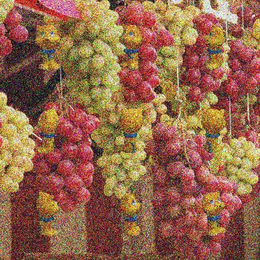
#> input picture HW1/fruits.png, 260 x 260 px, shrunk from 500 x 500 before the run
$ python HW1.py
#> lines starting #> are read from the running program, lines starting #| are printed output that depends on the picture
#> further down, image_original is the input picture: shape (260, 260, 3); mean B, G, R 74.8, 101.8, 148.3
import matplotlib.pyplot as plt
import numpy as np
import math
import cv2
import os

########### Methods for image enhancement ###########
# [56 lines left out: functions calculate_histogram, cumulative_sum, histogram_eq, not called in this run]

def is_pixel_corrupted(pixel):
	"""Function that determines if a pixel is corrupted or not"""
	return pixel == 0 or pixel == 255

# [183 lines left out: functions salt_pepper_denoise, laplacian, check_gamma_values, gamma_correction, not called in this run]


def get_kernel(size, sigma):
	""" Get the filter with the Gaussian formula applied to its original values. """
#> called with size = 7, sigma = 2.65

	# Creating a vector of the desired size and evenly spaced
	kernel = np.linspace(-(size // 2), size // 2, size)

	# Calculate the gaussian for each vector element
	for i in range(size):
		kernel[i] = 1 / (np.sqrt(2 * np.pi) * sigma) * np.e ** (-np.power((kernel[i]) / sigma, 2) / 2)

	# Transform the vector into a matrix, to use in in the convolution process
	kernel = np.outer(kernel.T, kernel.T)

	# Normalizing the kernel
	kernel *= 1.0 / kernel.max()
	return kernel


def gaussian_blur(image, filter_size, color):
	""" Perform Gaussian Blur on an image. """
	kernel = get_kernel(filter_size, math.sqrt(filter_size))
	image_array = np.array(cv2.cvtColor(image, cv2.COLOR_BGR2HSV))
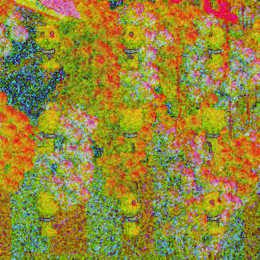
#> image_array: shape (260, 260, 3); mean B, G, R 51.7, 135.2, 149.5
	if color:
		# For color images, perform the process on the value channel of an HSV image
		height, width, _ = image_array.shape
#> height = 260; width = 260
		X_STEP, Y_STEP = kernel.shape

		resulting_array = np.zeros(image_array.shape)
		resulting_array[:,:,0] = image_array[:,:,0]
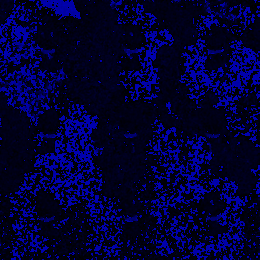
#> resulting_array: shape (260, 260, 3) float64; mean B, G, R 51.7, 0, 0
		resulting_array[:,:,1] = image_array[:,:,1]
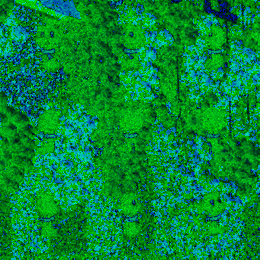
#> resulting_array: shape (260, 260, 3) float64; mean B, G, R 51.7, 135.2, 0
		pad_height = int((X_STEP - 1) / 2)
		pad_width = int((Y_STEP - 1) / 2)

		padded_image = np.zeros((height + (2 * pad_height), width + (2 * pad_width)))
		padded_image[pad_height:padded_image.shape[0] - pad_height, pad_width:padded_image.shape[1] - pad_width] = image_array[:,:,2]
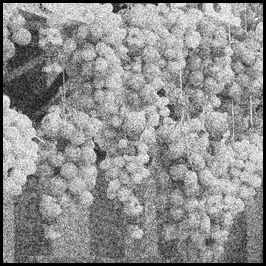
#> padded_image: shape (266, 266) float64; min 0, max 255, mean 142.8

		# Perfom the convolutions
		for Xo in range(height):
			for Yo in range(width):
				Xf = Xo + X_STEP
				Yf = Yo + Y_STEP
				resulting_array[Xo, Yo, 2] = np.sum(kernel * padded_image[Xo:Xf, Yo:Yf])
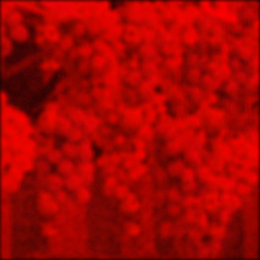
#> resulting_array: shape (260, 260, 3) float64; mean B, G, R 51.7, 135.2, 4336.2; drawn with min black and max white
		resulting_array[:,:,2] = resulting_array[:,:,2] * 255 / np.max(resulting_array[:,:,2])
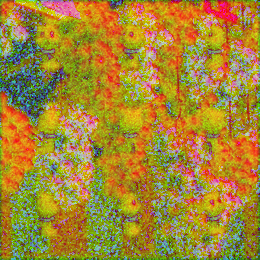
#> resulting_array: shape (260, 260, 3) float64; mean B, G, R 51.7, 135.2, 165.4

		return resulting_array
	else:
		# For B&W images
		if len(image_array.shape) == 3:
			image_array = cv2.cvtColor(image_array, cv2.COLOR_BGR2GRAY)

		height, width = image_array.shape
		X_STEP, Y_STEP = kernel.shape

		resulting_array = np.zeros(image_array.shape)

		pad_height = int((X_STEP - 1) / 2)
		pad_width = int((Y_STEP - 1) / 2)

		padded_image = np.zeros((height + (2 * pad_height), width + (2 * pad_width)))
		padded_image[pad_height:padded_image.shape[0] - pad_height, pad_width:padded_image.shape[1] - pad_width] = image_array

		# Perfom the convolutions
		for Xo in range(height):
			for Yo in range(width):
				Xf = Xo + X_STEP
				Yf = Yo + Y_STEP
				resulting_array[Xo, Yo] = np.sum(kernel * padded_image[Xo:Xf, Yo:Yf])
		return resulting_array


########### Image Enhancement Results ###########
gaussian_blur_color = True
if gaussian_blur_color:

	image_original = cv2.imread(os.path.join(os.path.dirname(__file__), "fruits.png")).astype('uint8')
	# image_gaussian = gaussian_blur(image_original, 5, True)
	image_gaussian2 = gaussian_blur(image_original, 7, True)

	fig = plt.figure(figsize=(15,15))
	rows = 1
	columns = 2

	fig.add_subplot(rows, columns, 1)
	plt.imshow(cv2.cvtColor(image_original, cv2.COLOR_BGR2RGB))
	plt.axis('off')
	plt.title("Original")

	# [4 lines of commented-out code are left out]

	fig.add_subplot(rows, columns, 2)
	plt.imshow(cv2.cvtColor(image_gaussian2.astype('uint8'), cv2.COLOR_HSV2RGB), vmin=0, vmax=255)
	plt.axis('off')
	plt.title("Gasussian 7x7 Smoothing Filter")

	plt.subplots_adjust(wspace=0, hspace=0)
	plt.show()
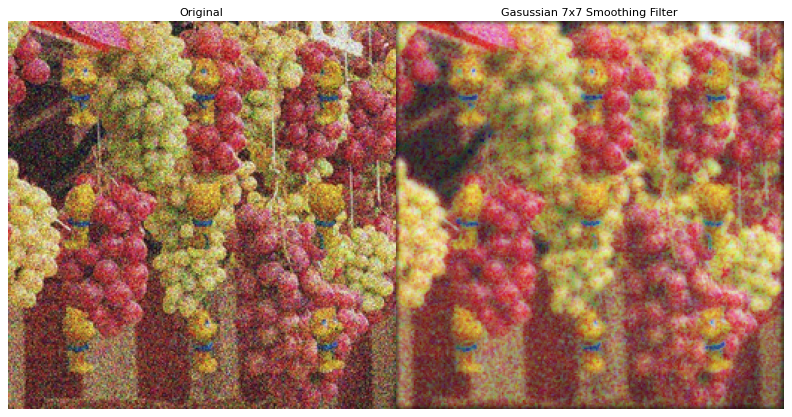
#> figure drawn by matplotlib, 2 panels


laplacian_tests = False
if laplacian_tests:
	image_parrots = cv2.imread(os.path.join(os.path.dirname(__file__), "coins.png"))
	filter4_4neighbors, filter4_4neighbors_mask = laplacian(image_parrots,[0,1,0,1,-4,1,0,1,0], color = False)
	filter8_all, filter8_all_mask = laplacian(image_parrots,[1,1,1,1,-8,1,1,1,1], color = False)
	fig = plt.figure(figsize=(10, 7))
	# setting values to rows and column variables
	rows = 2
	columns = 3

	fig.add_subplot(rows, columns, 1)
	plt.imshow(cv2.cvtColor(image_parrots, cv2.COLOR_BGR2GRAY), cmap='gray', vmin=0, vmax=255)
	plt.axis('off')
	plt.title("Original Image")

	fig.add_subplot(rows, columns, 2)
	plt.imshow(filter4_4neighbors, cmap='gray', vmin=0, vmax=255)
	plt.axis('off')
	plt.title("4-neighbors")


	fig.add_subplot(rows, columns, 3)
	plt.imshow(filter4_4neighbors_mask, cmap='gray', vmin=0, vmax=255)
	plt.axis('off')
	plt.title("4-neighbors mask")

	fig.add_subplot(rows, columns, 4)
	plt.imshow(filter8_all, cmap='gray', vmin=0, vmax=255)
	plt.axis('off')
	plt.title("8-neighbors")


	fig.add_subplot(rows, columns, 5)
	plt.imshow(filter8_all_mask, cmap='gray', vmin=0, vmax=255)
	plt.axis('off')
	plt.title("8-neighbors mask")

	plt.subplots_adjust(wspace=0, hspace=-0.2)
	plt.show()


doSaltPepperColor = False
if doSaltPepperColor:
	image_parrots = cv2.imread(os.path.join(os.path.dirname(__file__), "balloons_noisy.png"))
	image_parrots = cv2.cvtColor(image_parrots, cv2.COLOR_BGR2RGB)
	image_parrots_denoise_color = salt_pepper_denoise(image_parrots, color=True, adaptive=False)

	fig = plt.figure()
	rows = 1
	columns = 2

	fig.add_subplot(rows, columns, 1)
	plt.imshow(image_parrots)
	plt.axis('off')
	plt.title("Original")

	fig.add_subplot(rows, columns, 2)
	plt.imshow(image_parrots_denoise_color)
	plt.axis('off')
	plt.title("Denoised image")

	plt.show()


doSaltPepper = False
if doSaltPepper:

	image_1 = cv2.imread(os.path.join(os.path.dirname(__file__), "tigernoise.png"))
	image_1_denoise = salt_pepper_denoise(image_1, color=False, adaptive=False)
	image_1_denoise_adapt = salt_pepper_denoise(image_1, color=False, adaptive=True)
	image_1_denoise_adapt_laplace, mask = laplacian(cv2.cvtColor(image_1_denoise_adapt, cv2.COLOR_GRAY2BGR),[0,1,0,1,-4,1,0,1,0], color = False)

	fig = plt.figure()
	rows = 2
	columns = 2

	fig.add_subplot(rows, columns, 1)
	plt.imshow(image_1, cmap = 'gray', vmin=0, vmax=255)
	plt.axis('off')
	plt.title("Original")

	fig.add_subplot(rows, columns, 2)
	plt.imshow(image_1_denoise, cmap = 'gray', vmin=0, vmax=255)
	plt.axis('off')
	plt.title("Median 3x3 filter")

	fig.add_subplot(rows, columns, 3)
	plt.imshow(image_1_denoise_adapt, cmap = 'gray', vmin=0, vmax=255)
	plt.axis('off')
	plt.title("Adaptive median 3x3 filter")

	fig.add_subplot(rows, columns, 4)
	plt.imshow(image_1_denoise_adapt_laplace, cmap = 'gray', vmin=0, vmax=255)
	plt.axis('off')
	plt.title("Adaptive median 3x3 filter W/Laplace")

	plt.show()

gamma_correction_tests = False
if gamma_correction_tests:
	image = cv2.imread(os.path.join(os.path.dirname(__file__), "cara.png"))
	image_gamma_corrected = gamma_correction(cv2.cvtColor(image, cv2.COLOR_BGR2HSV), gamma=0.5, channel=2)
	# image_gamma_corrected_eq = histogram_eq(cv2.cvtColor(image_gamma_corrected.astype('uint8'), cv2.COLOR_RGB2HSV))[0]


	fig = plt.figure()
	rows = 1
	columns = 2

	fig.add_subplot(rows, columns, 1)
	plt.imshow(cv2.cvtColor(image, cv2.COLOR_BGR2RGB))
	plt.axis('off')
	plt.title("Original image")

	fig.add_subplot(rows, columns, 2)
	plt.imshow(cv2.cvtColor(image_gamma_corrected, cv2.COLOR_HSV2RGB))
	plt.axis('off')
	plt.title("γ=0.5 on the intensity channel")

	plt.show()


histogram_eq_tests = False
if histogram_eq_tests:
	image_1 = cv2.imread(os.path.join(os.path.dirname(__file__), "mujer2.jpg"))
	image_1_eq, img_1_hist, img_1_normalized = histogram_eq(cv2.cvtColor(image_1.astype('uint8'), cv2.COLOR_BGR2HSV))
	image_2 = cv2.imread(os.path.join(os.path.dirname(__file__), "carro.png"))
	image_2_eq, img_2_hist, img_2_normalized = histogram_eq(cv2.cvtColor(image_2.astype('uint8'), cv2.COLOR_BGR2HSV))

	fig = plt.figure()
	rows = 2
	columns = 2

	fig.add_subplot(rows, columns, 1).axes.get_yaxis().set_visible(False)
	plt.hist(img_1_hist, bins=256, range=(0, 255), color='blue')
	plt.title("Original")

	fig.add_subplot(rows, columns, 2).axes.get_yaxis().set_visible(False)
	plt.hist(img_1_hist, bins=256, range=(0, 255), color='blue', cumulative=True)
	plt.title("Original - cumulative sum")


	fig.add_subplot(rows, columns, 3).axes.get_yaxis().set_visible(False)
	plt.hist(img_1_normalized, bins=256, range=(0, 255), color='red')
	plt.title("Equalized")

	fig.add_subplot(rows, columns, 4).axes.get_yaxis().set_visible(False)
	plt.hist(img_1_normalized, bins=256, range=(0, 255), color='red', cumulative=True)
	plt.title("Equalized - cumulative sum")

	plt.show()

	fig = plt.figure()
	rows = 1
	columns = 2

	fig.add_subplot(rows, columns, 1)
	plt.imshow(cv2.cvtColor(image_1.astype('uint8'), cv2.COLOR_BGR2RGB))
	plt.axis('off')
	plt.title("Original Image 1")

	fig.add_subplot(rows, columns, 2)
	plt.imshow(image_1_eq)
	plt.axis('off')
	plt.title("Equalized Image 1")

	plt.show()

	fig = plt.figure()
	rows = 1
	columns = 2

	fig.add_subplot(rows, columns, 1)
	plt.imshow(image_2, cmap = 'gray', vmin=0, vmax=255)
	plt.axis('off')
	plt.title("Original Image 2")

	fig.add_subplot(rows, columns, 2)
	plt.imshow(image_2_eq, cmap = 'gray', vmin=0, vmax=255)
	plt.axis('off')
	plt.title("Equalized Image 2")

	plt.show()
